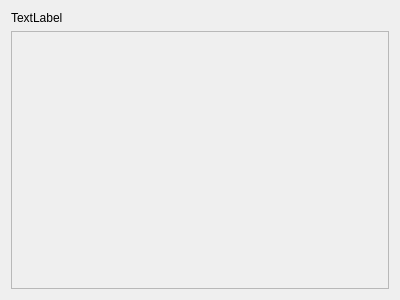
<?xml version="1.0" encoding="UTF-8"?>
<ui version="4.0">
 <class>FCut</class>
 <widget class="QDialog" name="FCut">
  <property name="geometry">
   <rect>
    <x>0</x>
    <y>0</y>
    <width>400</width>
    <height>300</height>
   </rect>
  </property>
  <property name="windowTitle">
   <string>Vista de corte</string>
  </property>
  <layout class="QVBoxLayout" name="verticalLayout">
   <item>
    <widget class="QLabel" name="label">
     <property name="text">
      <string>TextLabel</string>
     </property>
    </widget>
   </item>
   <item>
    <widget class="QFrame" name="frmCut">
     <property name="frameShape">
      <enum>QFrame::StyledPanel</enum>
     </property>
     <property name="frameShadow">
      <enum>QFrame::Raised</enum>
     </property>
     <layout class="QVBoxLayout" name="verticalLayout_2">
      <item>
       <spacer name="verticalSpacer">
        <property name="orientation">
         <enum>Qt::Vertical</enum>
        </property>
        <property name="sizeHint" stdset="0">
         <size>
          <width>20</width>
          <height>227</height>
         </size>
        </property>
       </spacer>
      </item>
     </layout>
    </widget>
   </item>
  </layout>
 </widget>
 <resources/>
 <connections/>
</ui>
